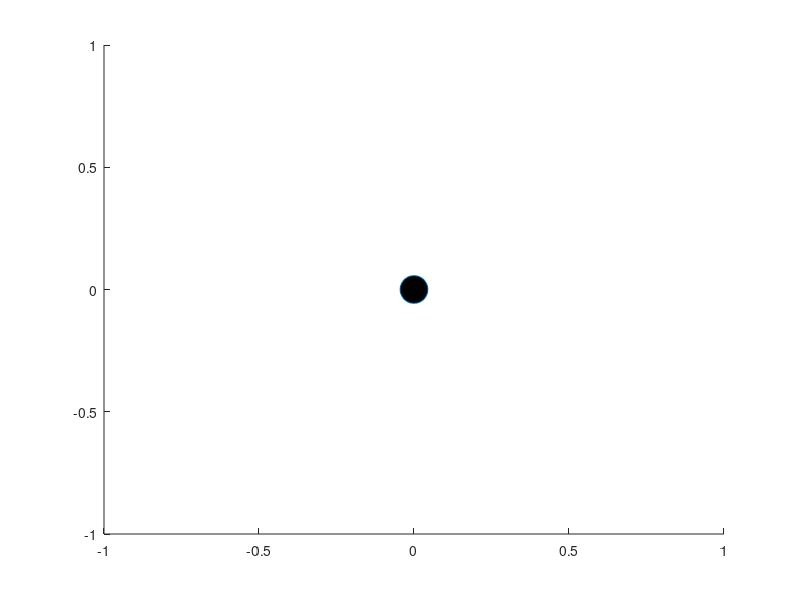

The MATLAB source for this figure: (Note: this script raises an error after producing the figure.)
function moving_dot

close all

global circsize len1 len2 width


    circsize = 15;
    len1 = 2;
    len2 = 1;
    width = .1;
    numofCircles = 5;
    
    goalregion = [pi/2;0];
    
    
    %CirclePositions(1,:) = [.1:.1:.5, 0, .2];
    %CirclePositions(2,:) = [.1:.1:.5, 0, -.1];
    
    
     CirclePositions(1,:) = len1*rand(1,numofCircles) + len2;
     CirclePositions(2,:) = rand(1,numofCircles)*pi;

%     CirclePositions(1,:) = len1*.5 + len2;
%     CirclePositions(2,:) = -.5:numofCircles:.5;
    
    [CirclePositions(1,:) CirclePositions(2,:)] = pol2cart(CirclePositions(2,:),CirclePositions(1,:));
    
%     CirclePositions(1,:) = linspace(-.5,.5,numofCircles); 
%     CirclePositions(2,:) = ones(1,numofCircles)*1.5;
  

    
    [the1p, the2p, the1n, the2n] = inverseThe1_2([CirclePositions(1,:); CirclePositions(2,:)])
    
    axislength = 2*(len1 + len2 + .5);

    figure
    hold on
    plot(0,0,'o','MarkerSize',20,'MarkerFaceColor','k')
        
    the1 = 0:.01:2*pi;
    the2 = -2*pi:.01:0;
    time = numel(the1);   
    
   
    options.init = 1;
    for i = 1:numofCircles
        statePath = RealOptimalPathFind([goalregion' zeros(1,4)]',...
            [the1p(i) the2p(i) zeros(1,4)]',options);
        n = size(statePath,1);
        for j = 1:n
            hold off
            plot2D_SCARA(statePath(j,1),statePath(j,2),j/n);
            plotcircle(CirclePositions);         
            axis([-axislength/2 axislength/2 -axislength/2 axislength])
            axis square
            pause(.2)
        end
        for j = 1:n
            hold off
            [x2 y2] = plot2D_SCARA(statePath(n-j+1,1),statePath(n-j+1,2),(1-j/n));           
            CirclePositions(:,i) = [x2; y2];
            plotcircle(CirclePositions);         
            axis([-axislength/2 axislength/2 -axislength/2 axislength])
            axis square
            pause(.2)
        end
        options.init = 0;
    end

end

function [the1p, the2p, the1n, the2n] = inverseThe1_2(circlePositions)

    global len1 len2
    
    xx = circlePositions(1,:);
    yy = circlePositions(2,:);
    
    c2 = (xx.^2 + yy.^2 - len1^2 - len2^2) / ...
                (2*len1*len2);
     
    if abs(c2) > 1
        disp('Circle Position is out of reachable workspace')
        return
    end
            
    %c2 = cos(inside2);
    s2p = sqrt(1-c2.^2);
    s2n = -sqrt(1-c2.^2);
     
    the2p = atan2(s2p,c2);
    the2n = atan2(s2n,c2);
    
    
    k1 = len1 + len2*c2;
    k2p = len2*s2p;
    k2n = len2*s2n;
    
    the1p = atan2(yy,xx) - ...
              atan2(k2p,k1);
          
    the1n = atan2(yy,xx) - ...
              atan2(k2n,k1);    

end

function [x2 y2] = plot2D_SCARA(the1,the2,d3)

global len1 len2 width

    x1 = cos(the1)*len1;
    y1 = sin(the1)*len1;
    
    the1_perp = the1 - pi/2;
    the2_perp = the1 + the2 - pi/2;
    
    w1 = width*cos(the1_perp)/2;
    w2 = width*sin(the1_perp)/2;
    
    u1 = width*cos(the2_perp)/2;
    u2 = width*sin(the2_perp)/2;
    
    x2 = cos(the2+the1)*len2 + x1;
    y2 = sin(the2+the1)*len2 + y1;

    
    p1 = [w1, w2];
    p2 = [x1 + w1, y1 + w2];
    p3 = [x1 - w1, y1 - w2];
    p4 = -p1;
    
    q1 = [x1 y1] + [u1 u2];
    q2 = [x2 y2] + [u1 u2];
    q3 = [x2 y2] - [u1 u2];
    q4 = [x1 y1] - [u1 u2];
    
    fill([p1(1) p2(1) p3(1) p4(1)],[p1(2) p2(2) p3(2) p4(2)],'b')
    hold on
    fill([q1(1) q2(1) q3(1) q4(1)],[q1(2) q2(2) q3(2) q4(2)],'g')
    color = [1,0,0]*d3;
    plot(x2,y2,'o','Markersize',20,'MarkerFaceColor',color)


end



function plotcircle(positions)

% takes an array, 'positions' of circles where the first row are the x
% positions and the 2nd row are the y positions.

global circsize

    for i = 1:size(positions,2)
        plot(positions(1,i),positions(2,i),'o','Markersize',circsize,'MarkerFaceColor','b');
    end
    
end